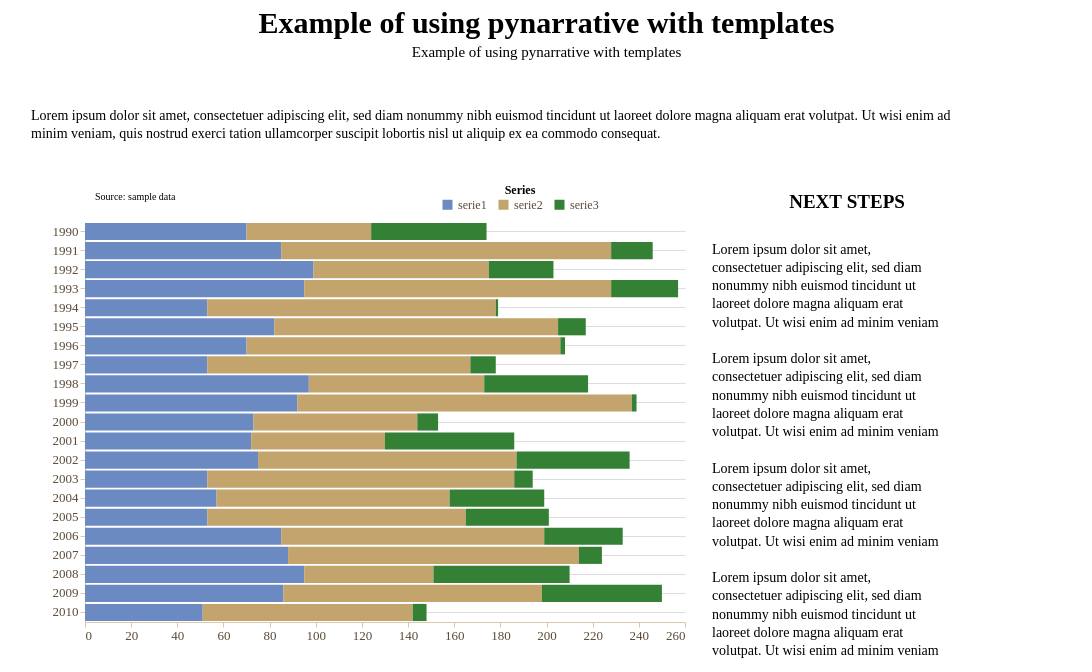

Source (notebook cell):
### Markdown cell above
Data story with **bar chart**

### Code cell
story = (
    pn.Story(
    #Builing the Story class object
        data = cathegory_data_multiseries_long,
        width = 600,
        height = 400,
        template = blueBeigeTemplate #Using blueBeigeTemplate
    )

    #Method invocation
    #Bar chart
    .mark_bar(
        # cornerRadiusEnd = 10
    )

    #Data encoding
    #To create a horizontal bar chart we plot the cathegorical data on Y and the numerical data on X
    .encode(
        y = alt.Y(
            "year:O",
            title = "", 
            axis = alt.Axis(
                grid = True,
                ),
        ),
        x = alt.X(
            "values:Q",
            title = "",
        ),
        color = alt.Color(
            "serie:N",
            title = "Series",
            legend=alt.Legend(
                title = "Series",
                orient = "none",
                legendX = 435,
                legendY = 180,
                direction = "horizontal",
                titleAlign = "center",
                titleAnchor = "middle",
                titlePadding = 1
            )
        ),
    )
    
    #Data source
    .add_source(
        text = "Source: sample data",
        position = "top",
        align = "left"
    )
    
    #Title and subtitle
    .add_title(
        title = "Example of using pynarrative with templates",
        subtitle = "Example of using pynarrative with templates",
        align = "center"
    )

    .add_context(
        text = "Lorem ipsum dolor sit amet, consectetuer adipiscing elit, sed diam nonummy nibh euismod tincidunt ut laoreet dolore magna aliquam erat volutpat. Ut wisi enim ad minim veniam, quis nostrud exerci tation ullamcorper suscipit lobortis nisl ut aliquip ex ea commodo consequat.",
        position = "top",
        title = ""
    )

    .add_next_steps(
        mode = "vertical",
        position = "right",
        title_dx = -10,
        steps = [
            "Lorem ipsum dolor sit amet, consectetuer adipiscing elit, sed diam nonummy nibh euismod tincidunt ut laoreet dolore magna aliquam erat volutpat. Ut wisi enim ad minim veniam",
            "Lorem ipsum dolor sit amet, consectetuer adipiscing elit, sed diam nonummy nibh euismod tincidunt ut laoreet dolore magna aliquam erat volutpat. Ut wisi enim ad minim veniam",
            "Lorem ipsum dolor sit amet, consectetuer adipiscing elit, sed diam nonummy nibh euismod tincidunt ut laoreet dolore magna aliquam erat volutpat. Ut wisi enim ad minim veniam",
            "Lorem ipsum dolor sit amet, consectetuer adipiscing elit, sed diam nonummy nibh euismod tincidunt ut laoreet dolore magna aliquam erat volutpat. Ut wisi enim ad minim veniam"
            ]
    )

    .render()
)

story

### Figure 1 — Vega-Lite specification as saved in the notebook (floating-point values rounded to 4 significant figures)
{"config": {"view": {"continuousWidth": 300, "continuousHeight": 300, "strokeWidth": 0}, "axis": {"domainColor": "#d8c9ad", "grid": false, "labelColor": "#594a37", "labelFont": "Montserrat", "labelFontSize": 13, "tickColor": "#d8c9ad", "titleColor": "#000000", "titleFont": "Montserrat", "titleFontSize": 14}, "axisX": {"labelAngle": 0, "labelExpr": "length(datum.label) > 12 ? replace(datum.label, /\\s+/, '\\n') : datum.label", "labelLineHeight": 14}, "bar": {"color": "rgb(108, 138, 194)"}, "legend": {"labelColor": "#594a37", "labelFont": "Montserrat", "labelFontSize": 12, "titleColor": "#000000", "titleFont": "Montserrat", "titleFontSize": 12}, "line": {"color": "rgb(108, 138, 194)"}, "mark": {"strokeWidth": 2.5}, "point": {"color": "#000000", "filled": true, "size": 75}, "range": {"category": ["rgb(108, 138, 194)", "rgb(194, 164, 108)", "#348035", "#a46cc2", "#d96027"]}, "title": {"color": "#000000", "font": "Montserrat", "fontSize": 30}}, "vconcat": [{"layer": [{"mark": {"type": "rect", "color": "transparent"}}, {"mark": {"type": "text", "align": "center", "baseline": "top", "color": "#000000", "font": "Caveat", "fontSize": 30, "fontWeight": "bold", "text": "Example of using pynarrative with templates"}, "encoding": {"x": {"value": 519.0}, "y": {"value": 4}}}, {"mark": {"type": "text", "align": "center", "baseline": "top", "color": "#000000", "font": "Montserrat", "fontSize": 15, "text": "Example of using pynarrative with templates"}, "encoding": {"x": {"value": 519.0}, "y": {"value": 40}}}], "data": {"name": "data-6fad5c34291b82fc9632cbce143d677a"}, "height": 58, "width": 1038.0}, {"vconcat": [{"layer": [{"mark": {"type": "rect", "color": "rgb(255, 255, 255)", "cornerRadius": 8.0, "opacity": 1.0, "stroke": "transparent", "strokeWidth": 2.0}, "encoding": {"x": {"value": 0}, "x2": {"value": 1080.0}, "y": {"value": 0}, "y2": {"value": 86.4}}}, {"mark": {"type": "text", "align": "left", "baseline": "top", "color": "rgb(0, 0, 0)", "font": "Montserrat", "fontSize": 14, "fontStyle": "normal", "fontWeight": "normal", "lineBreak": "\n", "lineHeight": 18.2, "text": "Lorem ipsum dolor sit amet, consectetuer adipiscing elit, sed diam nonummy nibh euismod tincidunt ut laoreet dolore magna aliquam erat volutpat. Ut wisi enim ad\nminim veniam, quis nostrud exerci tation ullamcorper suscipit lobortis nisl ut aliquip ex ea commodo consequat."}, "encoding": {"x": {"value": 25}, "y": {"value": 25}}}], "data": {"name": "data-6fad5c34291b82fc9632cbce143d677a"}, "height": 86.4, "width": 1080.0}, {"hconcat": [{"layer": [{"data": {"name": "data-79967ee47f124958cfff2437d13b542d"}, "mark": {"type": "bar"}, "encoding": {"color": {"field": "serie", "legend": {"direction": "horizontal", "legendX": 435, "legendY": 180, "orient": "none", "title": "Series", "titleAlign": "center", "titleAnchor": "middle", "titlePadding": 1}, "title": "Series", "type": "nominal"}, "x": {"field": "values", "title": "", "type": "quantitative"}, "y": {"axis": {"grid": true}, "field": "year", "title": "", "type": "ordinal"}}}, {"data": {"name": "data-6fad5c34291b82fc9632cbce143d677a"}, "mark": {"type": "text", "align": "left", "baseline": "bottom", "color": "rgb(0, 0, 0)", "font": "Montserrat", "fontSize": 10, "lineBreak": "\n", "text": "Source: sample data"}, "encoding": {"x": {"value": 10}, "y": {"value": -20}}}], "height": 400, "width": 600}, {"layer": [{"mark": {"type": "rect", "color": "rgb(255, 255, 255)", "cornerRadius": 8.0, "opacity": 1.0, "stroke": "transparent", "strokeWidth": 2.0}, "encoding": {"x": {"axis": null, "field": "x", "type": "quantitative"}, "x2": {"field": "x2"}, "y": {"axis": null, "field": "y", "type": "quantitative"}, "y2": {"field": "y2"}}}, {"mark": {"type": "text", "align": "left", "baseline": "top", "color": "rgb(0, 0, 0)", "font": "Montserrat", "fontSize": 14, "lineBreak": "\n", "lineHeight": 18.2}, "encoding": {"text": {"field": "text", "type": "nominal"}, "x": {"axis": null, "field": "x_mid", "type": "quantitative"}, "y": {"axis": null, "field": "y_text", "type": "quantitative"}}}], "data": {"name": "data-a29143ce3069828bee77a667607c51e7"}, "height": 444.0, "title": {"text": ["NEXT STEPS"], "align": "center", "baseline": "top", "color": "rgb(0, 0, 0)", "dx": -10, "font": "Montserrat", "fontSize": 19, "fontWeight": "bold", "offset": 10}, "width": 300.0}]}], "center": true}], "center": true, "resolve": {"axis": {"x": "shared", "y": "shared"}}, "$schema": "https://vega.github.io/schema/vega-lite/v6.4.1.json", "datasets": {"data-6fad5c34291b82fc9632cbce143d677a": [{"_": 0}], "data-79967ee47f124958cfff2437d13b542d": [{"year": 1990, "serie": "serie1", "values": 70}, {"year": 1991, "serie": "serie1", "values": 85}, {"year": 1992, "serie": "serie1", "values": 99}, {"year": 1993, "serie": "serie1", "values": 95}, {"year": 1994, "serie": "serie1", "values": 53}, {"year": 1995, "serie": "serie1", "values": 82}, {"year": 1996, "serie": "serie1", "values": 70}, {"year": 1997, "serie": "serie1", "values": 53}, {"year": 1998, "serie": "serie1", "values": 97}, {"year": 1999, "serie": "serie1", "values": 92}, {"year": 2000, "serie": "serie1", "values": 73}, {"year": 2001, "serie": "serie1", "values": 72}, {"year": 2002, "serie": "serie1", "values": 75}, {"year": 2003, "serie": "serie1", "values": 53}, {"year": 2004, "serie": "serie1", "values": 57}, {"year": 2005, "serie": "serie1", "values": 53}, {"year": 2006, "serie": "serie1", "values": 85}, {"year": 2007, "serie": "serie1", "values": 88}, {"year": 2008, "serie": "serie1", "values": 95}, {"year": 2009, "serie": "serie1", "values": 86}, {"year": 2010, "serie": "serie1", "values": 51}, {"year": 1990, "serie": "serie2", "values": 54}, {"year": 1991, "serie": "serie2", "values": 143}, {"year": 1992, "serie": "serie2", "values": 76}, {"year": 1993, "serie": "serie2", "values": 133}, {"year": 1994, "serie": "serie2", "values": 125}, {"year": 1995, "serie": "serie2", "values": 123}, {"year": 1996, "serie": "serie2", "values": 136}, {"year": 1997, "serie": "serie2", "values": 114}, {"year": 1998, "serie": "serie2", "values": 76}, {"year": 1999, "serie": "serie2", "values": 145}, {"year": 2000, "serie": "serie2", "values": 71}, {"year": 2001, "serie": "serie2", "values": 58}, {"year": 2002, "serie": "serie2", "values": 112}, {"year": 2003, "serie": "serie2", "values": 133}, {"year": 2004, "serie": "serie2", "values": 101}, {"year": 2005, "serie": "serie2", "values": 112}, {"year": 2006, "serie": "serie2", "values": 114}, {"year": 2007, "serie": "serie2", "values": 126}, {"year": 2008, "serie": "serie2", "values": 56}, {"year": 2009, "serie": "serie2", "values": 112}, {"year": 2010, "serie": "serie2", "values": 91}, {"year": 1990, "serie": "serie3", "values": 50}, {"year": 1991, "serie": "serie3", "values": 18}, {"year": 1992, "serie": "serie3", "values": 28}, {"year": 1993, "serie": "serie3", "values": 29}, {"year": 1994, "serie": "serie3", "values": 1}, {"year": 1995, "serie": "serie3", "values": 12}, {"year": 1996, "serie": "serie3", "values": 2}, {"year": 1997, "serie": "serie3", "values": 11}, {"year": 1998, "serie": "serie3", "values": 45}, {"year": 1999, "serie": "serie3", "values": 2}, {"year": 2000, "serie": "serie3", "values": 9}, {"year": 2001, "serie": "serie3", "values": 56}, {"year": 2002, "serie": "serie3", "values": 49}, {"year": 2003, "serie": "serie3", "values": 8}, {"year": 2004, "serie": "serie3", "values": 41}, {"year": 2005, "serie": "serie3", "values": 36}, {"year": 2006, "serie": "serie3", "values": 34}, {"year": 2007, "serie": "serie3", "values": 10}, {"year": 2008, "serie": "serie3", "values": 59}, {"year": 2009, "serie": "serie3", "values": 52}, {"year": 2010, "serie": "serie3", "values": 6}], "data-a29143ce3069828bee77a667607c51e7": [{"x": 0, "y": 333.0, "x2": 300.0, "y2": 434.0, "text": "Lorem ipsum dolor sit amet,\nconsectetuer adipiscing elit, sed diam\nnonummy nibh euismod tincidunt ut\nlaoreet dolore magna aliquam erat\nvolutpat. Ut wisi enim ad minim veniam", "x_mid": 5, "y_text": 429.0}, {"x": 0, "y": 222.0, "x2": 300.0, "y2": 323.0, "text": "Lorem ipsum dolor sit amet,\nconsectetuer adipiscing elit, sed diam\nnonummy nibh euismod tincidunt ut\nlaoreet dolore magna aliquam erat\nvolutpat. Ut wisi enim ad minim veniam", "x_mid": 5, "y_text": 318.0}, {"x": 0, "y": 111.0, "x2": 300.0, "y2": 212.0, "text": "Lorem ipsum dolor sit amet,\nconsectetuer adipiscing elit, sed diam\nnonummy nibh euismod tincidunt ut\nlaoreet dolore magna aliquam erat\nvolutpat. Ut wisi enim ad minim veniam", "x_mid": 5, "y_text": 207.0}, {"x": 0, "y": 0.0, "x2": 300.0, "y2": 101.0, "text": "Lorem ipsum dolor sit amet,\nconsectetuer adipiscing elit, sed diam\nnonummy nibh euismod tincidunt ut\nlaoreet dolore magna aliquam erat\nvolutpat. Ut wisi enim ad minim veniam", "x_mid": 5, "y_text": 96.0}]}}
